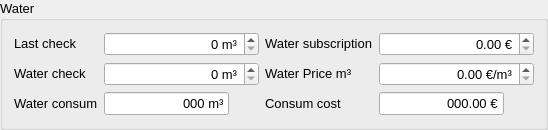
    <widget class="QGroupBox" name="groupBox_2">
     <property name="font">
      <font>
       <pointsize>10</pointsize>
      </font>
     </property>
     <property name="title">
      <string>Water</string>
     </property>
     <layout class="QGridLayout" name="gridLayout_3">
      <item row="0" column="0">
       <widget class="QLabel" name="label_4">
        <property name="sizePolicy">
         <sizepolicy hsizetype="Maximum" vsizetype="Maximum">
          <horstretch>0</horstretch>
          <verstretch>0</verstretch>
         </sizepolicy>
        </property>
        <property name="font">
         <font>
          <pointsize>10</pointsize>
         </font>
        </property>
        <property name="text">
         <string>Last check</string>
        </property>
       </widget>
      </item>
      <item row="1" column="0">
       <widget class="QLabel" name="label_5">
        <property name="sizePolicy">
         <sizepolicy hsizetype="Maximum" vsizetype="Maximum">
          <horstretch>0</horstretch>
          <verstretch>0</verstretch>
         </sizepolicy>
        </property>
        <property name="font">
         <font>
          <pointsize>10</pointsize>
         </font>
        </property>
        <property name="text">
         <string>Water check</string>
        </property>
       </widget>
      </item>
      <item row="2" column="0">
       <widget class="QLabel" name="label_14">
        <property name="sizePolicy">
         <sizepolicy hsizetype="Maximum" vsizetype="Maximum">
          <horstretch>0</horstretch>
          <verstretch>0</verstretch>
         </sizepolicy>
        </property>
        <property name="font">
         <font>
          <pointsize>10</pointsize>
         </font>
        </property>
        <property name="text">
         <string>Water consum</string>
        </property>
       </widget>
      </item>
      <item row="2" column="1">
       <widget class="QLineEdit" name="le_water_consum">
        <property name="sizePolicy">
         <sizepolicy hsizetype="Preferred" vsizetype="Fixed">
          <horstretch>0</horstretch>
          <verstretch>0</verstretch>
         </sizepolicy>
        </property>
        <property name="font">
         <font>
          <pointsize>10</pointsize>
         </font>
        </property>
        <property name="styleSheet">
         <string notr="true"/>
        </property>
        <property name="text">
         <string>000 m³</string>
        </property>
        <property name="alignment">
         <set>Qt::AlignmentFlag::AlignRight|Qt::AlignmentFlag::AlignTrailing|Qt::AlignmentFlag::AlignVCenter</set>
        </property>
        <property name="readOnly">
         <bool>true</bool>
        </property>
       </widget>
      </item>
      <item row="2" column="2">
       <widget class="QLabel" name="label_25">
        <property name="sizePolicy">
         <sizepolicy hsizetype="Maximum" vsizetype="Maximum">
          <horstretch>0</horstretch>
          <verstretch>0</verstretch>
         </sizepolicy>
        </property>
        <property name="minimumSize">
         <size>
          <width>24</width>
          <height>24</height>
         </size>
        </property>
        <property name="maximumSize">
         <size>
          <width>24</width>
          <height>24</height>
         </size>
        </property>
        <property name="font">
         <font>
          <pointsize>10</pointsize>
         </font>
        </property>
        <property name="text">
         <string/>
        </property>
        <property name="pixmap">
         <pixmap resource="../resources/icons.qrc">:/assets/accessories-calculator.svg</pixmap>
        </property>
        <property name="scaledContents">
         <bool>false</bool>
        </property>
        <property name="alignment">
         <set>Qt::AlignmentFlag::AlignCenter</set>
        </property>
        <property name="wordWrap">
         <bool>false</bool>
        </property>
        <property name="indent">
         <number>-1</number>
        </property>
       </widget>
      </item>
      <item row="0" column="3">
       <widget class="QLabel" name="label_7">
        <property name="sizePolicy">
         <sizepolicy hsizetype="Maximum" vsizetype="Maximum">
          <horstretch>0</horstretch>
          <verstretch>0</verstretch>
         </sizepolicy>
        </property>
        <property name="font">
         <font>
          <pointsize>10</pointsize>
         </font>
        </property>
        <property name="text">
         <string>Water subscription</string>
        </property>
       </widget>
      </item>
      <item row="1" column="3">
       <widget class="QLabel" name="label_6">
        <property name="sizePolicy">
         <sizepolicy hsizetype="Maximum" vsizetype="Maximum">
          <horstretch>0</horstretch>
          <verstretch>0</verstretch>
         </sizepolicy>
        </property>
        <property name="font">
         <font>
          <pointsize>10</pointsize>
         </font>
        </property>
        <property name="text">
         <string>Water Price m³</string>
        </property>
       </widget>
      </item>
      <item row="2" column="3">
       <widget class="QLabel" name="label_9">
        <property name="sizePolicy">
         <sizepolicy hsizetype="Maximum" vsizetype="Maximum">
          <horstretch>0</horstretch>
          <verstretch>0</verstretch>
         </sizepolicy>
        </property>
        <property name="font">
         <font>
          <pointsize>10</pointsize>
         </font>
        </property>
        <property name="text">
         <string>Consum cost</string>
        </property>
       </widget>
      </item>
      <item row="2" column="4">
       <widget class="QLineEdit" name="le_water_consum_price">
        <property name="sizePolicy">
         <sizepolicy hsizetype="Minimum" vsizetype="Fixed">
          <horstretch>0</horstretch>
          <verstretch>0</verstretch>
         </sizepolicy>
        </property>
        <property name="font">
         <font>
          <pointsize>10</pointsize>
         </font>
        </property>
        <property name="styleSheet">
         <string notr="true"/>
        </property>
        <property name="text">
         <string>000.00 €</string>
        </property>
        <property name="alignment">
         <set>Qt::AlignmentFlag::AlignRight|Qt::AlignmentFlag::AlignTrailing|Qt::AlignmentFlag::AlignVCenter</set>
        </property>
        <property name="readOnly">
         <bool>true</bool>
        </property>
       </widget>
      </item>
      <item row="2" column="5">
       <widget class="QLabel" name="label_26">
        <property name="sizePolicy">
         <sizepolicy hsizetype="Maximum" vsizetype="Maximum">
          <horstretch>0</horstretch>
          <verstretch>0</verstretch>
         </sizepolicy>
        </property>
        <property name="minimumSize">
         <size>
          <width>24</width>
          <height>24</height>
         </size>
        </property>
        <property name="maximumSize">
         <size>
          <width>24</width>
          <height>24</height>
         </size>
        </property>
        <property name="font">
         <font>
          <pointsize>10</pointsize>
         </font>
        </property>
        <property name="text">
         <string/>
        </property>
        <property name="pixmap">
         <pixmap resource="../resources/icons.qrc">:/assets/accessories-calculator.svg</pixmap>
        </property>
        <property name="scaledContents">
         <bool>false</bool>
        </property>
        <property name="alignment">
         <set>Qt::AlignmentFlag::AlignCenter</set>
        </property>
        <property name="wordWrap">
         <bool>false</bool>
        </property>
        <property name="indent">
         <number>-1</number>
        </property>
       </widget>
      </item>
      <item row="0" column="1" colspan="2">
       <widget class="QSpinBox" name="sb_last_water_check">
        <property name="enabled">
         <bool>true</bool>
        </property>
        <property name="sizePolicy">
         <sizepolicy hsizetype="Preferred" vsizetype="Fixed">
          <horstretch>0</horstretch>
          <verstretch>0</verstretch>
         </sizepolicy>
        </property>
        <property name="font">
         <font>
          <pointsize>10</pointsize>
         </font>
        </property>
        <property name="styleSheet">
         <string notr="true"/>
        </property>
        <property name="alignment">
         <set>Qt::AlignmentFlag::AlignRight|Qt::AlignmentFlag::AlignTrailing|Qt::AlignmentFlag::AlignVCenter</set>
        </property>
        <property name="readOnly">
         <bool>false</bool>
        </property>
        <property name="suffix">
         <string> m³</string>
        </property>
        <property name="prefix">
         <string/>
        </property>
        <property name="maximum">
         <number>99999</number>
        </property>
       </widget>
      </item>
      <item row="1" column="1" colspan="2">
       <widget class="QSpinBox" name="sb_water_check">
        <property name="enabled">
         <bool>true</bool>
        </property>
        <property name="sizePolicy">
         <sizepolicy hsizetype="Preferred" vsizetype="Fixed">
          <horstretch>0</horstretch>
          <verstretch>0</verstretch>
         </sizepolicy>
        </property>
        <property name="font">
         <font>
          <pointsize>10</pointsize>
         </font>
        </property>
        <property name="styleSheet">
         <string notr="true"/>
        </property>
        <property name="alignment">
         <set>Qt::AlignmentFlag::AlignRight|Qt::AlignmentFlag::AlignTrailing|Qt::AlignmentFlag::AlignVCenter</set>
        </property>
        <property name="readOnly">
         <bool>false</bool>
        </property>
        <property name="suffix">
         <string> m³</string>
        </property>
        <property name="maximum">
         <number>99999</number>
        </property>
       </widget>
      </item>
      <item row="1" column="4" colspan="2">
       <widget class="QDoubleSpinBox" name="dsb_water_price">
        <property name="enabled">
         <bool>true</bool>
        </property>
        <property name="sizePolicy">
         <sizepolicy hsizetype="Minimum" vsizetype="Fixed">
          <horstretch>0</horstretch>
          <verstretch>0</verstretch>
         </sizepolicy>
        </property>
        <property name="font">
         <font>
          <pointsize>10</pointsize>
         </font>
        </property>
        <property name="styleSheet">
         <string notr="true"/>
        </property>
        <property name="alignment">
         <set>Qt::AlignmentFlag::AlignRight|Qt::AlignmentFlag::AlignTrailing|Qt::AlignmentFlag::AlignVCenter</set>
        </property>
        <property name="readOnly">
         <bool>false</bool>
        </property>
        <property name="prefix">
         <string/>
        </property>
        <property name="suffix">
         <string> €/m³</string>
        </property>
       </widget>
      </item>
      <item row="0" column="4" colspan="2">
       <widget class="QDoubleSpinBox" name="dsb_water_subscription">
        <property name="enabled">
         <bool>true</bool>
        </property>
        <property name="sizePolicy">
         <sizepolicy hsizetype="Preferred" vsizetype="Fixed">
          <horstretch>0</horstretch>
          <verstretch>0</verstretch>
         </sizepolicy>
        </property>
        <property name="font">
         <font>
          <pointsize>10</pointsize>
         </font>
        </property>
        <property name="styleSheet">
         <string notr="true"/>
        </property>
        <property name="alignment">
         <set>Qt::AlignmentFlag::AlignRight|Qt::AlignmentFlag::AlignTrailing|Qt::AlignmentFlag::AlignVCenter</set>
        </property>
        <property name="readOnly">
         <bool>false</bool>
        </property>
        <property name="suffix">
         <string> €</string>
        </property>
        <property name="maximum">
         <double>9999.000000000000000</double>
        </property>
       </widget>
      </item>
     </layout>
    </widget>
